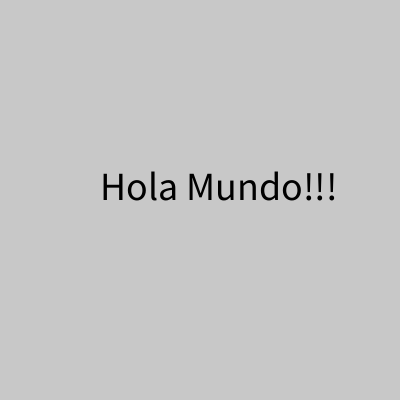
Frame 1 (no input)
Frame 60 (the mouse pressed at the canvas centre just before this capture): identical to frame 1, image omitted
Frame 120 (the mouse held since frame 60 and released just before this capture): identical to frame 1, image omitted

The Processing sketch that drew this single still picture (run headless with seeded random() and noise(); from frame 60 on, the mouse is pressed at the canvas centre):

// Processing sketch: tp1
// ── tp1.pde
void setup(){
  size(400,400);
}

void draw(){
  background(200);
  fill(0);
  textSize(40);
  text("Hola Mundo!!!", 100, 200);
}
